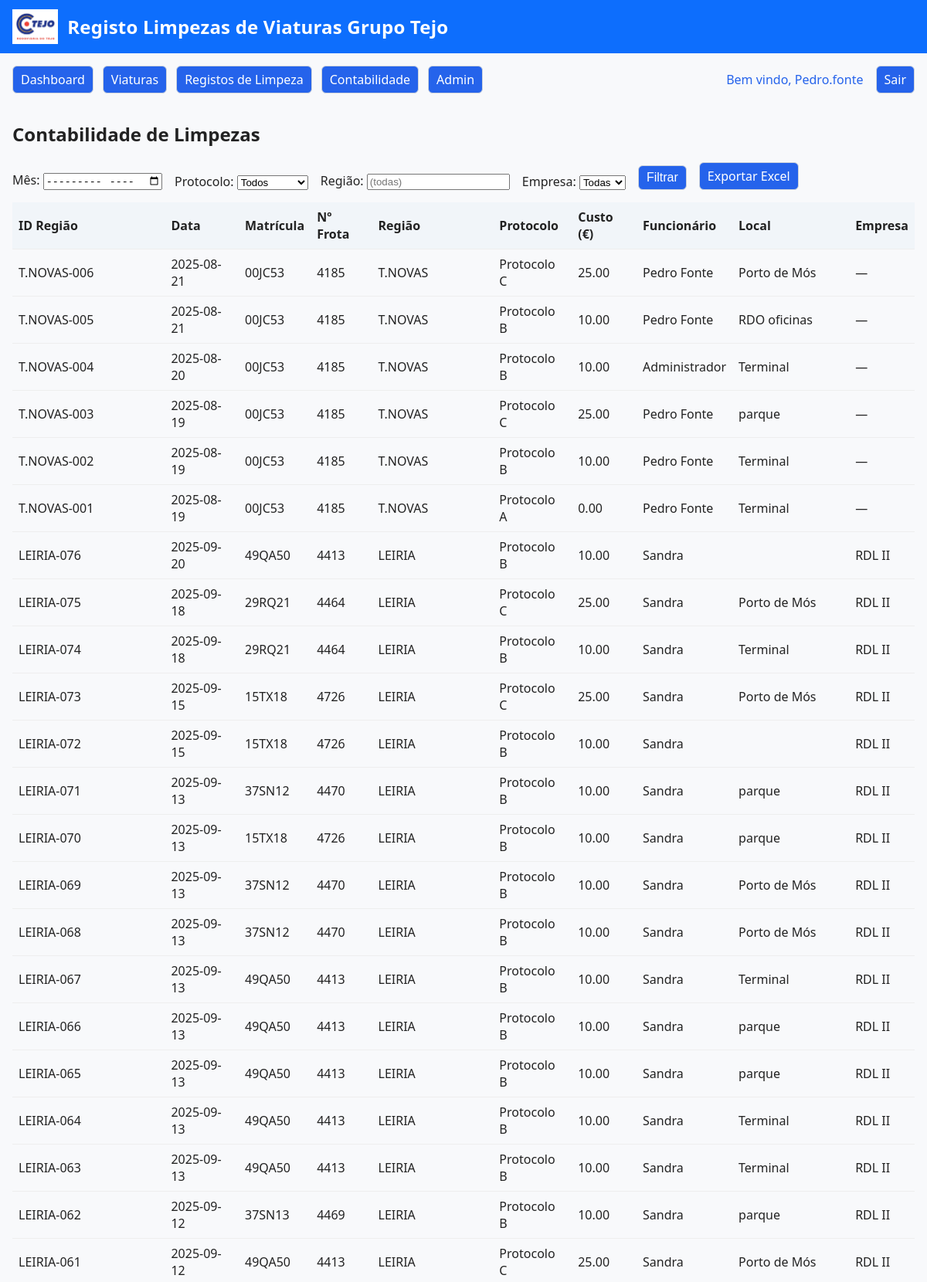
Page /contabilidade (signed in, upper part) on the committed database.
### tables this page shows
CREATE TABLE funcionarios (
            id INTEGER PRIMARY KEY AUTOINCREMENT,
            username   TEXT UNIQUE NOT NULL,
            password   TEXT NOT NULL,         -- hash de password bcrypt/werkzeug
            nome       TEXT,
            role       TEXT DEFAULT 'leitura',
            ativo      INTEGER DEFAULT 1,
            criado_em  TEXT DEFAULT CURRENT_TIMESTAMP
        , dop TEXT, regiao TEXT, email TEXT, empresa TEXT);

CREATE TABLE registos_limpeza (
            id INTEGER PRIMARY KEY AUTOINCREMENT,
            viatura_id INTEGER NOT NULL,
            protocolo_id INTEGER NOT NULL,
            funcionario_id INTEGER NOT NULL,
            data_hora TEXT NOT NULL,
            estado TEXT DEFAULT 'concluido',
            observacoes TEXT,
            local TEXT,
            hora_inicio TEXT,
            hora_fim TEXT,
            extra_autorizada INTEGER DEFAULT 0,
            responsavel_autorizacao TEXT,
            criado_em TEXT DEFAULT CURRENT_TIMESTAMP, verificacao_limpeza TEXT, comentarios_verificacao TEXT, regiao TEXT,
            FOREIGN KEY (viatura_id) REFERENCES viaturas(id) ON DELETE RESTRICT,
            FOREIGN KEY (protocolo_id) REFERENCES protocolos(id) ON DELETE RESTRICT,
            FOREIGN KEY (funcionario_id) REFERENCES funcionarios(id) ON DELETE RESTRICT
        );

CREATE TABLE viaturas (
            id INTEGER PRIMARY KEY AUTOINCREMENT,
            matricula     TEXT NOT NULL UNIQUE,
            -- Campos “novos” pedidos para CSV:
            numero_frota  TEXT,
            regiao        TEXT,
            operacao      TEXT,
            marca         TEXT,
            modelo        TEXT,
            -- Campos “antigos” que possam existir noutros ecrãs:
            descricao     TEXT,
            filial        TEXT,
            num_frota     TEXT,
            ativo         INTEGER DEFAULT 1,
            criado_em     TEXT DEFAULT CURRENT_TIMESTAMP
        , tipo_protocolo TEXT, limpeza_validada INTEGER DEFAULT 0, verificacao_limpeza TEXT DEFAULT NULL);

CREATE TABLE protocolos (
            id INTEGER PRIMARY KEY AUTOINCREMENT,
            nome TEXT NOT NULL UNIQUE,
            passos_json TEXT NOT NULL,
            frequencia_dias INTEGER,
            ativo INTEGER DEFAULT 1,
            criado_em TEXT DEFAULT CURRENT_TIMESTAMP
        , custo_limpeza REAL DEFAULT 25);

### app.py (the view, shortened to what this page needs)
@app.route("/contabilidade")
@login_required
def contabilidade():
    if session.get("role") not in {"admin", "gestor"}:
        flash("Sem permissões para aceder à contabilidade.", "danger")
        return redirect(url_for("home"))
    mes = request.args.get("mes")
    protocolo_id = request.args.get("protocolo_id")
    regiao = request.args.get("regiao")
    empresa = request.args.get("empresa")
    user_id = session.get("user_id")
    user_role = session.get("role")
    regiao_user = None
    conn = get_conn()
    cur = conn.cursor()
    sql = """
        SELECT r.id as registo_id, date(r.data_hora) as data,
               COALESCE(r.regiao, v.regiao) as regiao,
               v.matricula, v.num_frota,
               p.nome as protocolo, p.custo_limpeza, f.nome as funcionario, f.empresa, r.local
        FROM registos_limpeza r
        JOIN viaturas v ON v.id = r.viatura_id
        JOIN protocolos p ON p.id = r.protocolo_id
        JOIN funcionarios f ON f.id = r.funcionario_id
        WHERE 1=1
    """
    params = []
    if mes:
        sql += " AND strftime('%Y-%m', r.data_hora) = ?"
        params.append(mes)
    if protocolo_id:
        sql += " AND p.id = ?"
        params.append(protocolo_id)
    if regiao:
        sql += " AND (COALESCE(r.regiao, v.regiao) = ?)"
        params.append(regiao)
    if empresa:
        sql += " AND f.empresa = ?"
        params.append(empresa)
    sql += " ORDER BY regiao ASC, datetime(r.data_hora) ASC, r.id ASC"
    cur.execute(sql, params)
    registos = [dict(row) for row in cur.fetchall()]
    from collections import defaultdict
    counters = defaultdict(int)
    for r in registos:
        regiao_val = r.get("regiao") or "—"
        counters[regiao_val] += 1
        r["id_regiao"] = f"{regiao_val}-{counters[regiao_val]:03d}"
    registos = sorted(registos, key=lambda r: (r.get("regiao") or "—", r["data"], r["registo_id"]), reverse=True)
    cur.execute("SELECT DISTINCT empresa FROM funcionarios WHERE empresa IS NOT NULL AND TRIM(empresa)<>'' ORDER BY empresa")
    empresas = [r["empresa"] for r in cur.fetchall()]
    cur.execute("SELECT id, nome FROM protocolos WHERE ativo=1 ORDER BY nome")
    protocolos = [dict(r) for r in cur.fetchall()]
    cur.execute("SELECT DISTINCT regiao FROM registos_limpeza WHERE regiao IS NOT NULL AND TRIM(regiao)<>'' ORDER BY regiao")
    regioes = [r["regiao"] for r in cur.fetchall()]
    conn.close()
    total = sum(r["custo_limpeza"] or 0 for r in registos)
    return render_template(
        "contabilidade.html",
        registos=registos,
        protocolos=protocolos,
        regioes=regioes,
        empresas=empresas,
        mes=mes,
        protocolo_id=protocolo_id,
        regiao=regiao,
        empresa=empresa,
        total=total,
        signature=APP_SIGNATURE
    )

### app.py (called while the page is built)
def get_conn():
    db_url = os.environ.get("DATABASE_URL")
    if db_url and psycopg2:
        conn = psycopg2.connect(db_url, cursor_factory=psycopg2.extras.RealDictCursor)
        return conn
    else:
        conn = sqlite3.connect(DB_PATH)
        conn.row_factory = sqlite3.Row
        return conn

def login_required(fn):
    from functools import wraps
    @wraps(fn)
    def wrapper(*args, **kwargs):
        if not session.get("user_id"):
            return redirect(url_for("login"))
        return fn(*args, **kwargs)
    return wrapper

def normalize_role(role: str) -> str:
    r = (role or "leitura").lower().strip()
    return r if r in PERMISSIONS else "leitura"

def has_perm(role: str, perm: str) -> bool:
    role = normalize_role(role)
    perms = PERMISSIONS.get(role, set())
    if "*" in perms: return True
    if perm in perms: return True
    if ":" in perm and (perm.split(":",1)[0] + ":*") in perms: return True
    return False

def user_can(perm: str) -> bool:
    return has_perm(normalize_role(session.get("role")), perm)

@app.context_processor
def inject_can():
    return {
        "can": user_can,
        "signature": APP_SIGNATURE,
        "app_title": APP_TITLE,
    }

### templates/contabilidade.html (shortened to what this page needs)
{% extends "base.html" %}
{% block content %}
  <h2>Contabilidade de Limpezas</h2>
  <form method="get" style="margin-bottom:1rem;display:flex;gap:1rem;align-items:end;">
    <label>Mês:
      <input type="month" name="mes" value="{{ mes or '' }}">
    </label>
    <label>Protocolo:
      <select name="protocolo_id">
        <option value="">Todos</option>
      </select>
    </label>
    <label>Região:
      {% if session['role'] == 'gestor' %}
        <input type="text" name="regiao" value="{{ regiao or '' }}" readonly style="background:#eee;">
      {% else %}
      <input type="text" name="regiao" value="{{ regiao or '' }}" placeholder="(todas)">
      {% endif %}
    </label>
    <label>Empresa:
      <select name="empresa">
        <option value="">Todas</option>
      </select>
    </label>
    <button class="btn btn-primary" type="submit">Filtrar</button>
    <a class="btn" href="{{ url_for('exportar_contabilidade_excel', mes=mes, protocolo_id=protocolo_id, regiao=regiao, empresa=empresa) }}">Exportar Excel</a>
  </form>
  <table>
    <thead>
      <tr>
        <th>ID Região</th>
        <th>Data</th>
        <th>Matrícula</th>
        <th>Nº Frota</th>
        <th>Região</th>
        <th>Protocolo</th>
        <th>Custo (€)</th>
        <th>Funcionário</th>
        <th>Local</th>
        <th>Empresa</th>
      </tr>
    </thead>
    <tbody>
      {% for r in registos %}
      <tr>
        <td style="white-space:nowrap;">{{ r.id_regiao }}</td>
        <td>{{ r.data }}</td>
        <td>{{ r.matricula }}</td>
        <td>{{ r.num_frota or "" }}</td>
        <td>{{ r.regiao or "" }}</td>
        <td>{{ r.protocolo }}</td>
        <td>{{ "%.2f"|format(r.custo_limpeza or 0) }}</td>
        <td>{{ r.funcionario }}</td>
        <td>{{ r.local or "" }}</td>
        <td>{{ r.empresa or "—" }}</td>
      </tr>
      {% endfor %}
    </tbody>
  </table>
{% endblock %}

### templates/base.html (shortened to what this page needs)
<!doctype html>
<html lang="pt">
<head>
</head>
<body>
  <header class="app-header">
    <div class="app-title" style="display:flex;align-items:center;gap:12px;">
      <img src="{{ url_for('static', filename='logo.jpg') }}" alt="Logo" style="height:45px;max-width:85px;">
      {{ app_title or 'registo de Limpezas grupo Tejo' }}
    </div>
  </header>
  <nav style="display:flex;gap:12px;padding:16px 16px 0 16px;align-items:center;">
    <a class="btn btn-primary" href="{{ url_for('home') }}">Dashboard</a>
    <a class="btn btn-primary" href="{{ url_for('viaturas') }}">Viaturas</a>
    <a class="btn btn-primary" href="{{ url_for('registos') }}">Registos de Limpeza</a>
    {% if session.get('role') in ['admin', 'gestor'] %}
      <a class="btn btn-primary" href="{{ url_for('contabilidade') }}">Contabilidade</a>
    {% endif %}
    {% if can('admin:panel') and session.get('role') != 'gestor' %}
      <a class="btn btn-primary" href="{{ url_for('admin_panel') }}">Admin</a>
    {% endif %}
    <span style="margin-left:auto;display:flex;align-items:center;gap:1rem;">
      {% if session.get('user_id') %}
        <span style="font-weight:500;color:#2563eb;">
          Bem vindo,
          {% if session.get('nome') %}
            {{ session.get('nome') }}
          {% else %}
            {{ session.get('username') }}
          {% endif %}
        </span>
      {% endif %}
      <a class="btn btn-danger" href="{{ url_for('logout') }}">Sair</a>
    </span>
  </nav>
  <main>
    {% block content %}{% endblock %}
  </main>
</body>
</html>

### templates/base.html (style rules this page uses)
html, body { height: 100%; }
body { min-height: 100vh; display: flex; flex-direction: column; margin: 0; font-family: system-ui, Segoe UI, Roboto, sans-serif; background: #f8f9fb; color: #222; }
header.app-header { background: #0d6efd; color: #fff; padding: 12px 16px; }
.app-title { font-weight: 700; font-size: 1.5rem; letter-spacing: .2px; }
main { flex: 1; padding: 16px; }
a.btn, button.btn { padding: 6px 10px; border: 1px solid #cfd4da; border-radius: 6px; background: #fff; cursor: pointer; }
.btn-primary { background: #0d6efd; color: #fff; border-color: #0d6efd; }
.btn-danger { background: #dc3545; color: #fff; border-color: #dc3545; }
table { width: 100%; border-collapse: collapse; }
th, td { padding: 8px; border-bottom: 1px solid #eee; text-align: left; }
thead th { background: #f1f5f9; }
.btn, .btn-primary { color: #fff !important; background: #2563eb !important; border: none; padding: 8px 18px; font-size: 1rem; border-radius: 6px; cursor: pointer; text-decoration: none; display: inline-block; }

### rows in the picture
funcionarios: get "Pedro.fonte"
registos_limpeza: id_regiao "T.NOVAS-006", data "2025-08-21", matricula "00JC53", num_frota "4185", regiao "T.NOVAS", protocolo "Protocolo C", funcionario "Pedro Fonte", local "Porto de Mós", empresa "—"
protocolos: custo_limpeza "25.00"
registos_limpeza: id_regiao "T.NOVAS-005", data "2025-08-21", matricula "00JC53", num_frota "4185", regiao "T.NOVAS", protocolo "Protocolo B", funcionario "Pedro Fonte", local "RDO oficinas", empresa "—"
protocolos: custo_limpeza "10.00"
registos_limpeza: id_regiao "T.NOVAS-004", data "2025-08-20", matricula "00JC53", num_frota "4185", regiao "T.NOVAS", protocolo "Protocolo B", funcionario "Administrador", local "Terminal", empresa "—"
registos_limpeza: id_regiao "T.NOVAS-003", data "2025-08-19", matricula "00JC53", num_frota "4185", regiao "T.NOVAS", protocolo "Protocolo C", funcionario "Pedro Fonte", local "parque", empresa "—"
registos_limpeza: id_regiao "T.NOVAS-002", data "2025-08-19", matricula "00JC53", num_frota "4185", regiao "T.NOVAS", protocolo "Protocolo B", funcionario "Pedro Fonte", local "Terminal", empresa "—"
registos_limpeza: id_regiao "T.NOVAS-001", data "2025-08-19", matricula "00JC53", num_frota "4185", regiao "T.NOVAS", protocolo "Protocolo A", funcionario "Pedro Fonte", local "Terminal", empresa "—"
protocolos: custo_limpeza "0.00"
registos_limpeza: id_regiao "LEIRIA-076", data "2025-09-20", matricula "49QA50", num_frota "4413", regiao "LEIRIA", protocolo "Protocolo B", funcionario "Sandra", empresa "RDL II"
registos_limpeza: id_regiao "LEIRIA-075", data "2025-09-18", matricula "29RQ21", num_frota "4464", regiao "LEIRIA", protocolo "Protocolo C", funcionario "Sandra", local "Porto de Mós", empresa "RDL II"
registos_limpeza: id_regiao "LEIRIA-074", data "2025-09-18", matricula "29RQ21", num_frota "4464", regiao "LEIRIA", protocolo "Protocolo B", funcionario "Sandra", local "Terminal", empresa "RDL II"
registos_limpeza: id_regiao "LEIRIA-073", data "2025-09-15", matricula "15TX18", num_frota "4726", regiao "LEIRIA", protocolo "Protocolo C", funcionario "Sandra", local "Porto de Mós", empresa "RDL II"
registos_limpeza: id_regiao "LEIRIA-072", data "2025-09-15", matricula "15TX18", num_frota "4726", regiao "LEIRIA", protocolo "Protocolo B", funcionario "Sandra", empresa "RDL II"
registos_limpeza: id_regiao "LEIRIA-071", data "2025-09-13", matricula "37SN12", num_frota "4470", regiao "LEIRIA", protocolo "Protocolo B", funcionario "Sandra", local "parque", empresa "RDL II"
registos_limpeza: id_regiao "LEIRIA-070", data "2025-09-13", matricula "15TX18", num_frota "4726", regiao "LEIRIA", protocolo "Protocolo B", funcionario "Sandra", local "parque", empresa "RDL II"
registos_limpeza: id_regiao "LEIRIA-069", data "2025-09-13", matricula "37SN12", num_frota "4470", regiao "LEIRIA", protocolo "Protocolo B", funcionario "Sandra", local "Porto de Mós", empresa "RDL II"
registos_limpeza: id_regiao "LEIRIA-068", data "2025-09-13", matricula "37SN12", num_frota "4470", regiao "LEIRIA", protocolo "Protocolo B", funcionario "Sandra", local "Porto de Mós", empresa "RDL II"
registos_limpeza: id_regiao "LEIRIA-067", data "2025-09-13", matricula "49QA50", num_frota "4413", regiao "LEIRIA", protocolo "Protocolo B", funcionario "Sandra", local "Terminal", empresa "RDL II"
registos_limpeza: id_regiao "LEIRIA-066", data "2025-09-13", matricula "49QA50", num_frota "4413", regiao "LEIRIA", protocolo "Protocolo B", funcionario "Sandra", local "parque", empresa "RDL II"
registos_limpeza: id_regiao "LEIRIA-065", data "2025-09-13", matricula "49QA50", num_frota "4413", regiao "LEIRIA", protocolo "Protocolo B", funcionario "Sandra", local "parque", empresa "RDL II"
registos_limpeza: id_regiao "LEIRIA-064", data "2025-09-13", matricula "49QA50", num_frota "4413", regiao "LEIRIA", protocolo "Protocolo B", funcionario "Sandra", local "Terminal", empresa "RDL II"
registos_limpeza: id_regiao "LEIRIA-063", data "2025-09-13", matricula "49QA50", num_frota "4413", regiao "LEIRIA", protocolo "Protocolo B", funcionario "Sandra", local "Terminal", empresa "RDL II"
registos_limpeza: id_regiao "LEIRIA-062", data "2025-09-12", matricula "37SN13", num_frota "4469", regiao "LEIRIA", protocolo "Protocolo B", funcionario "Sandra", local "parque", empresa "RDL II"
registos_limpeza: id_regiao "LEIRIA-061", data "2025-09-12", matricula "49QA50", num_frota "4413", regiao "LEIRIA", protocolo "Protocolo C", funcionario "Sandra", local "Porto de Mós", empresa "RDL II"

### other values in the picture
{{ app_title or 'registo de Limpezas grupo Tejo' }} "Registo Limpezas de Viaturas Grupo Tejo"
